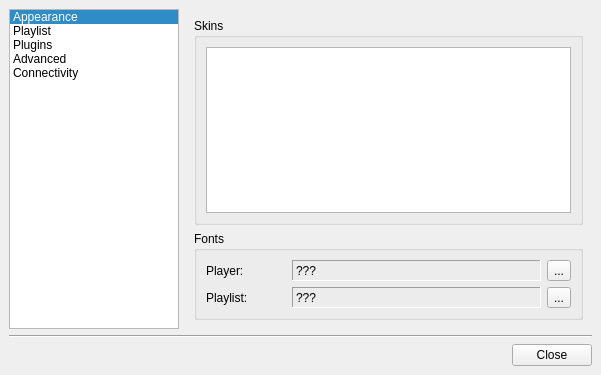
<ui version="4.0" >
 <class>ConfigDialog</class>
 <widget class="QDialog" name="ConfigDialog" >
  <property name="geometry" >
   <rect>
    <x>0</x>
    <y>0</y>
    <width>601</width>
    <height>375</height>
   </rect>
  </property>
  <property name="windowTitle" >
   <string>Qmmp Settings</string>
  </property>
  <layout class="QVBoxLayout" >
   <property name="spacing" >
    <number>6</number>
   </property>
   <property name="leftMargin" >
    <number>9</number>
   </property>
   <property name="topMargin" >
    <number>9</number>
   </property>
   <property name="rightMargin" >
    <number>9</number>
   </property>
   <property name="bottomMargin" >
    <number>9</number>
   </property>
   <item>
    <layout class="QHBoxLayout" >
     <property name="spacing" >
      <number>6</number>
     </property>
     <property name="leftMargin" >
      <number>0</number>
     </property>
     <property name="topMargin" >
      <number>0</number>
     </property>
     <property name="rightMargin" >
      <number>0</number>
     </property>
     <property name="bottomMargin" >
      <number>0</number>
     </property>
     <item>
      <widget class="QListWidget" name="contentsWidget" >
       <property name="sizePolicy" >
        <sizepolicy vsizetype="Expanding" hsizetype="Expanding" >
         <horstretch>0</horstretch>
         <verstretch>0</verstretch>
        </sizepolicy>
       </property>
       <property name="maximumSize" >
        <size>
         <width>170</width>
         <height>16777215</height>
        </size>
       </property>
       <property name="iconSize" >
        <size>
         <width>38</width>
         <height>38</height>
        </size>
       </property>
       <property name="movement" >
        <enum>QListView::Static</enum>
       </property>
       <property name="flow" >
        <enum>QListView::TopToBottom</enum>
       </property>
       <property name="isWrapping" stdset="0" >
        <bool>false</bool>
       </property>
       <property name="resizeMode" >
        <enum>QListView::Adjust</enum>
       </property>
       <property name="viewMode" >
        <enum>QListView::ListMode</enum>
       </property>
       <property name="uniformItemSizes" >
        <bool>false</bool>
       </property>
       <property name="batchSize" >
        <number>100</number>
       </property>
       <property name="wordWrap" >
        <bool>false</bool>
       </property>
       <property name="currentRow" >
        <number>0</number>
       </property>
       <item>
        <property name="text" >
         <string>Appearance</string>
        </property>
        <property name="icon" >
         <iconset resource="images/images.qrc" >:/interface.png</iconset>
        </property>
       </item>
       <item>
        <property name="text" >
         <string>Playlist</string>
        </property>
        <property name="icon" >
         <iconset resource="images/images.qrc" >:/playlist.png</iconset>
        </property>
       </item>
       <item>
        <property name="text" >
         <string>Plugins</string>
        </property>
        <property name="icon" >
         <iconset resource="images/images.qrc" >:/plugins.png</iconset>
        </property>
       </item>
       <item>
        <property name="text" >
         <string>Advanced</string>
        </property>
        <property name="icon" >
         <iconset resource="images/images.qrc" >:/advanced.png</iconset>
        </property>
       </item>
       <item>
        <property name="text" >
         <string>Connectivity</string>
        </property>
       </item>
      </widget>
     </item>
     <item>
      <widget class="QStackedWidget" name="stackedWidget" >
       <property name="sizePolicy" >
        <sizepolicy vsizetype="Preferred" hsizetype="Preferred" >
         <horstretch>0</horstretch>
         <verstretch>0</verstretch>
        </sizepolicy>
       </property>
       <property name="frameShadow" >
        <enum>QFrame::Raised</enum>
       </property>
       <property name="currentIndex" >
        <number>0</number>
       </property>
       <widget class="QWidget" name="widget1" >
        <layout class="QVBoxLayout" >
         <property name="spacing" >
          <number>6</number>
         </property>
         <property name="leftMargin" >
          <number>9</number>
         </property>
         <property name="topMargin" >
          <number>9</number>
         </property>
         <property name="rightMargin" >
          <number>9</number>
         </property>
         <property name="bottomMargin" >
          <number>9</number>
         </property>
         <item>
          <widget class="QGroupBox" name="groupBox" >
           <property name="title" >
            <string>Skins</string>
           </property>
           <layout class="QVBoxLayout" >
            <property name="spacing" >
             <number>6</number>
            </property>
            <property name="leftMargin" >
             <number>9</number>
            </property>
            <property name="topMargin" >
             <number>9</number>
            </property>
            <property name="rightMargin" >
             <number>9</number>
            </property>
            <property name="bottomMargin" >
             <number>9</number>
            </property>
            <item>
             <widget class="QListWidget" name="listWidget" >
              <property name="movement" >
               <enum>QListView::Static</enum>
              </property>
              <property name="flow" >
               <enum>QListView::TopToBottom</enum>
              </property>
              <property name="viewMode" >
               <enum>QListView::ListMode</enum>
              </property>
              <property name="modelColumn" >
               <number>0</number>
              </property>
             </widget>
            </item>
           </layout>
          </widget>
         </item>
         <item>
          <widget class="QGroupBox" name="plGroupBox" >
           <property name="title" >
            <string>Fonts</string>
           </property>
           <layout class="QGridLayout" >
            <property name="leftMargin" >
             <number>9</number>
            </property>
            <property name="topMargin" >
             <number>9</number>
            </property>
            <property name="rightMargin" >
             <number>9</number>
            </property>
            <property name="bottomMargin" >
             <number>9</number>
            </property>
            <property name="horizontalSpacing" >
             <number>6</number>
            </property>
            <property name="verticalSpacing" >
             <number>6</number>
            </property>
            <item row="0" column="0" >
             <widget class="QLabel" name="label" >
              <property name="maximumSize" >
               <size>
                <width>80</width>
                <height>16777215</height>
               </size>
              </property>
              <property name="text" >
               <string>Player:</string>
              </property>
              <property name="alignment" >
               <set>Qt::AlignLeading|Qt::AlignLeft|Qt::AlignVCenter</set>
              </property>
             </widget>
            </item>
            <item row="1" column="0" >
             <widget class="QLabel" name="label_2" >
              <property name="maximumSize" >
               <size>
                <width>80</width>
                <height>16777215</height>
               </size>
              </property>
              <property name="text" >
               <string>Playlist:</string>
              </property>
              <property name="alignment" >
               <set>Qt::AlignLeading|Qt::AlignLeft|Qt::AlignVCenter</set>
              </property>
             </widget>
            </item>
            <item row="1" column="1" >
             <widget class="QLabel" name="plFontLabel" >
              <property name="frameShape" >
               <enum>QFrame::Panel</enum>
              </property>
              <property name="frameShadow" >
               <enum>QFrame::Sunken</enum>
              </property>
              <property name="text" >
               <string>???</string>
              </property>
             </widget>
            </item>
            <item row="1" column="2" >
             <widget class="QToolButton" name="plFontButton" >
              <property name="text" >
               <string>...</string>
              </property>
             </widget>
            </item>
            <item row="0" column="1" >
             <widget class="QLabel" name="mainFontLabel" >
              <property name="frameShape" >
               <enum>QFrame::Panel</enum>
              </property>
              <property name="frameShadow" >
               <enum>QFrame::Sunken</enum>
              </property>
              <property name="text" >
               <string>???</string>
              </property>
             </widget>
            </item>
            <item row="0" column="2" >
             <widget class="QToolButton" name="mainFontButton" >
              <property name="text" >
               <string>...</string>
              </property>
             </widget>
            </item>
           </layout>
          </widget>
         </item>
        </layout>
       </widget>
       <widget class="QWidget" name="page" >
        <layout class="QGridLayout" >
         <property name="leftMargin" >
          <number>9</number>
         </property>
         <property name="topMargin" >
          <number>9</number>
         </property>
         <property name="rightMargin" >
          <number>9</number>
         </property>
         <property name="bottomMargin" >
          <number>9</number>
         </property>
         <property name="horizontalSpacing" >
          <number>6</number>
         </property>
         <property name="verticalSpacing" >
          <number>6</number>
         </property>
         <item row="0" column="0" >
          <widget class="QGroupBox" name="groupBox_3" >
           <property name="title" >
            <string>Metadata</string>
           </property>
           <layout class="QGridLayout" >
            <property name="leftMargin" >
             <number>9</number>
            </property>
            <property name="topMargin" >
             <number>9</number>
            </property>
            <property name="rightMargin" >
             <number>9</number>
            </property>
            <property name="bottomMargin" >
             <number>9</number>
            </property>
            <property name="horizontalSpacing" >
             <number>6</number>
            </property>
            <property name="verticalSpacing" >
             <number>6</number>
            </property>
            <item row="0" column="0" >
             <widget class="QCheckBox" name="metadataCheckBox" >
              <property name="text" >
               <string>Load metadata from files</string>
              </property>
             </widget>
            </item>
           </layout>
          </widget>
         </item>
         <item row="1" column="0" >
          <widget class="QGroupBox" name="groupBox_2" >
           <property name="title" >
            <string>Song Display</string>
           </property>
           <layout class="QHBoxLayout" >
            <property name="spacing" >
             <number>6</number>
            </property>
            <property name="leftMargin" >
             <number>9</number>
            </property>
            <property name="topMargin" >
             <number>9</number>
            </property>
            <property name="rightMargin" >
             <number>9</number>
            </property>
            <property name="bottomMargin" >
             <number>9</number>
            </property>
            <item>
             <widget class="QLabel" name="label_4" >
              <property name="text" >
               <string>Title format:</string>
              </property>
              <property name="alignment" >
               <set>Qt::AlignRight|Qt::AlignTrailing|Qt::AlignVCenter</set>
              </property>
             </widget>
            </item>
            <item>
             <widget class="QLineEdit" name="formatLineEdit" />
            </item>
            <item>
             <widget class="QToolButton" name="titleButton" >
              <property name="text" >
               <string>...</string>
              </property>
             </widget>
            </item>
           </layout>
          </widget>
         </item>
         <item row="2" column="0" >
          <spacer>
           <property name="orientation" >
            <enum>Qt::Vertical</enum>
           </property>
           <property name="sizeHint" >
            <size>
             <width>20</width>
             <height>121</height>
            </size>
           </property>
          </spacer>
         </item>
        </layout>
       </widget>
       <widget class="QWidget" name="widget" >
        <layout class="QGridLayout" >
         <property name="leftMargin" >
          <number>9</number>
         </property>
         <property name="topMargin" >
          <number>9</number>
         </property>
         <property name="rightMargin" >
          <number>9</number>
         </property>
         <property name="bottomMargin" >
          <number>9</number>
         </property>
         <property name="horizontalSpacing" >
          <number>6</number>
         </property>
         <property name="verticalSpacing" >
          <number>6</number>
         </property>
         <item row="1" column="0" >
          <widget class="QPushButton" name="preferencesButton" >
           <property name="text" >
            <string>Preferences</string>
           </property>
          </widget>
         </item>
         <item row="1" column="1" >
          <widget class="QPushButton" name="informationButton" >
           <property name="text" >
            <string>Information</string>
           </property>
          </widget>
         </item>
         <item row="1" column="2" >
          <spacer>
           <property name="orientation" >
            <enum>Qt::Horizontal</enum>
           </property>
           <property name="sizeHint" >
            <size>
             <width>101</width>
             <height>20</height>
            </size>
           </property>
          </spacer>
         </item>
         <item row="0" column="0" colspan="3" >
          <widget class="QTabWidget" name="pluginsTab" >
           <property name="tabPosition" >
            <enum>QTabWidget::North</enum>
           </property>
           <property name="tabShape" >
            <enum>QTabWidget::Rounded</enum>
           </property>
           <property name="currentIndex" >
            <number>0</number>
           </property>
           <widget class="QWidget" name="Input" >
            <attribute name="title" >
             <string>Input</string>
            </attribute>
            <layout class="QHBoxLayout" >
             <property name="spacing" >
              <number>6</number>
             </property>
             <property name="leftMargin" >
              <number>9</number>
             </property>
             <property name="topMargin" >
              <number>9</number>
             </property>
             <property name="rightMargin" >
              <number>9</number>
             </property>
             <property name="bottomMargin" >
              <number>9</number>
             </property>
             <item>
              <widget class="QTableWidget" name="inputPluginTable" >
               <property name="selectionMode" >
                <enum>QAbstractItemView::SingleSelection</enum>
               </property>
               <property name="selectionBehavior" >
                <enum>QAbstractItemView::SelectRows</enum>
               </property>
               <property name="rowCount" >
                <number>0</number>
               </property>
               <property name="columnCount" >
                <number>0</number>
               </property>
              </widget>
             </item>
            </layout>
           </widget>
           <widget class="QWidget" name="Output" >
            <attribute name="title" >
             <string>Output</string>
            </attribute>
            <layout class="QHBoxLayout" >
             <property name="spacing" >
              <number>6</number>
             </property>
             <property name="leftMargin" >
              <number>9</number>
             </property>
             <property name="topMargin" >
              <number>9</number>
             </property>
             <property name="rightMargin" >
              <number>9</number>
             </property>
             <property name="bottomMargin" >
              <number>9</number>
             </property>
             <item>
              <widget class="QTableWidget" name="outputPluginTable" >
               <property name="selectionMode" >
                <enum>QAbstractItemView::SingleSelection</enum>
               </property>
               <property name="selectionBehavior" >
                <enum>QAbstractItemView::SelectRows</enum>
               </property>
              </widget>
             </item>
            </layout>
           </widget>
           <widget class="QWidget" name="tab" >
            <attribute name="title" >
             <string>Visualization</string>
            </attribute>
            <layout class="QHBoxLayout" >
             <item>
              <widget class="QTableWidget" name="visualPluginTable" >
               <property name="selectionMode" >
                <enum>QAbstractItemView::SingleSelection</enum>
               </property>
               <property name="selectionBehavior" >
                <enum>QAbstractItemView::SelectRows</enum>
               </property>
              </widget>
             </item>
            </layout>
           </widget>
           <widget class="QWidget" name="tab_2" >
            <attribute name="title" >
             <string>Effects</string>
            </attribute>
            <layout class="QVBoxLayout" >
             <item>
              <widget class="QTableWidget" name="effectPluginTable" >
               <property name="selectionBehavior" >
                <enum>QAbstractItemView::SelectRows</enum>
               </property>
              </widget>
             </item>
            </layout>
           </widget>
           <widget class="QWidget" name="fileDialogTab" >
            <attribute name="title" >
             <string>File Dialog</string>
            </attribute>
            <layout class="QVBoxLayout" >
             <property name="spacing" >
              <number>6</number>
             </property>
             <property name="leftMargin" >
              <number>9</number>
             </property>
             <property name="topMargin" >
              <number>9</number>
             </property>
             <property name="rightMargin" >
              <number>9</number>
             </property>
             <property name="bottomMargin" >
              <number>9</number>
             </property>
             <item>
              <layout class="QHBoxLayout" >
               <property name="spacing" >
                <number>6</number>
               </property>
               <property name="leftMargin" >
                <number>0</number>
               </property>
               <property name="topMargin" >
                <number>0</number>
               </property>
               <property name="rightMargin" >
                <number>0</number>
               </property>
               <property name="bottomMargin" >
                <number>0</number>
               </property>
               <item>
                <widget class="QComboBox" name="fileDialogComboBox" />
               </item>
               <item>
                <spacer>
                 <property name="orientation" >
                  <enum>Qt::Horizontal</enum>
                 </property>
                 <property name="sizeHint" >
                  <size>
                   <width>40</width>
                   <height>20</height>
                  </size>
                 </property>
                </spacer>
               </item>
              </layout>
             </item>
             <item>
              <spacer>
               <property name="orientation" >
                <enum>Qt::Vertical</enum>
               </property>
               <property name="sizeHint" >
                <size>
                 <width>20</width>
                 <height>40</height>
                </size>
               </property>
              </spacer>
             </item>
            </layout>
           </widget>
          </widget>
         </item>
        </layout>
       </widget>
       <widget class="QWidget" name="page_2" >
        <layout class="QVBoxLayout" >
         <property name="spacing" >
          <number>6</number>
         </property>
         <property name="leftMargin" >
          <number>9</number>
         </property>
         <property name="topMargin" >
          <number>9</number>
         </property>
         <property name="rightMargin" >
          <number>9</number>
         </property>
         <property name="bottomMargin" >
          <number>9</number>
         </property>
         <item>
          <widget class="QGroupBox" name="groupBox_4" >
           <property name="title" >
            <string>Tray Icon</string>
           </property>
           <layout class="QGridLayout" >
            <property name="leftMargin" >
             <number>9</number>
            </property>
            <property name="topMargin" >
             <number>9</number>
            </property>
            <property name="rightMargin" >
             <number>9</number>
            </property>
            <property name="bottomMargin" >
             <number>9</number>
            </property>
            <property name="horizontalSpacing" >
             <number>6</number>
            </property>
            <property name="verticalSpacing" >
             <number>6</number>
            </property>
            <item row="2" column="0" >
             <widget class="QCheckBox" name="toolTipCheckBox" >
              <property name="text" >
               <string>Show tooltip</string>
              </property>
             </widget>
            </item>
            <item row="1" column="0" >
             <widget class="QCheckBox" name="messageCheckBox" >
              <property name="text" >
               <string>Show message</string>
              </property>
             </widget>
            </item>
            <item row="3" column="1" >
             <widget class="QSpinBox" name="messageDelaySpinBox" >
              <property name="minimum" >
               <number>100</number>
              </property>
              <property name="maximum" >
               <number>10000</number>
              </property>
              <property name="singleStep" >
               <number>100</number>
              </property>
              <property name="value" >
               <number>1000</number>
              </property>
             </widget>
            </item>
            <item row="3" column="0" >
             <widget class="QLabel" name="label_3" >
              <property name="text" >
               <string>Message delay, ms:</string>
              </property>
              <property name="alignment" >
               <set>Qt::AlignRight|Qt::AlignTrailing|Qt::AlignVCenter</set>
              </property>
             </widget>
            </item>
            <item row="0" column="0" colspan="2" >
             <widget class="QCheckBox" name="trayCheckBox" >
              <property name="text" >
               <string>Show tray icon</string>
              </property>
             </widget>
            </item>
           </layout>
          </widget>
         </item>
         <item>
          <widget class="QGroupBox" name="closeGroupBox" >
           <property name="title" >
            <string>Action On Close</string>
           </property>
           <layout class="QVBoxLayout" >
            <property name="spacing" >
             <number>6</number>
            </property>
            <property name="leftMargin" >
             <number>9</number>
            </property>
            <property name="topMargin" >
             <number>9</number>
            </property>
            <property name="rightMargin" >
             <number>9</number>
            </property>
            <property name="bottomMargin" >
             <number>9</number>
            </property>
            <item>
             <widget class="QRadioButton" name="hideToTrayRadioButton" >
              <property name="text" >
               <string>Hide to tray</string>
              </property>
             </widget>
            </item>
            <item>
             <widget class="QRadioButton" name="quitRadioButton" >
              <property name="text" >
               <string>Quit</string>
              </property>
              <property name="checked" >
               <bool>true</bool>
              </property>
             </widget>
            </item>
           </layout>
          </widget>
         </item>
         <item>
          <spacer>
           <property name="orientation" >
            <enum>Qt::Vertical</enum>
           </property>
           <property name="sizeHint" >
            <size>
             <width>20</width>
             <height>40</height>
            </size>
           </property>
          </spacer>
         </item>
        </layout>
       </widget>
       <widget class="QWidget" name="network" >
        <layout class="QVBoxLayout" >
         <item>
          <widget class="QGroupBox" name="groupBox_5" >
           <property name="title" >
            <string>Proxy</string>
           </property>
           <property name="flat" >
            <bool>false</bool>
           </property>
           <property name="checkable" >
            <bool>false</bool>
           </property>
           <layout class="QGridLayout" >
            <item row="0" column="0" colspan="2" >
             <widget class="QCheckBox" name="enableProxyCheckBox" >
              <property name="text" >
               <string>Enable proxy usage</string>
              </property>
             </widget>
            </item>
            <item row="1" column="0" >
             <widget class="QLabel" name="label_5" >
              <property name="text" >
               <string>Proxy host name:</string>
              </property>
              <property name="alignment" >
               <set>Qt::AlignRight|Qt::AlignTrailing|Qt::AlignVCenter</set>
              </property>
             </widget>
            </item>
            <item row="1" column="1" >
             <widget class="QLineEdit" name="hostLineEdit" />
            </item>
            <item row="2" column="0" >
             <widget class="QLabel" name="label_6" >
              <property name="text" >
               <string>Proxy port:</string>
              </property>
              <property name="alignment" >
               <set>Qt::AlignRight|Qt::AlignTrailing|Qt::AlignVCenter</set>
              </property>
             </widget>
            </item>
            <item row="2" column="1" >
             <widget class="QLineEdit" name="portLineEdit" />
            </item>
            <item row="3" column="0" colspan="2" >
             <widget class="QCheckBox" name="authProxyCheckBox" >
              <property name="text" >
               <string>Use authentication with proxy</string>
              </property>
             </widget>
            </item>
            <item row="4" column="0" >
             <widget class="QLabel" name="label_7" >
              <property name="text" >
               <string>Proxy user name:</string>
              </property>
              <property name="alignment" >
               <set>Qt::AlignRight|Qt::AlignTrailing|Qt::AlignVCenter</set>
              </property>
             </widget>
            </item>
            <item row="4" column="1" >
             <widget class="QLineEdit" name="proxyUserLineEdit" />
            </item>
            <item row="5" column="0" >
             <widget class="QLabel" name="label_8" >
              <property name="text" >
               <string>Proxy password:</string>
              </property>
              <property name="alignment" >
               <set>Qt::AlignRight|Qt::AlignTrailing|Qt::AlignVCenter</set>
              </property>
             </widget>
            </item>
            <item row="5" column="1" >
             <widget class="QLineEdit" name="proxyPasswLineEdit" >
              <property name="echoMode" >
               <enum>QLineEdit::Password</enum>
              </property>
             </widget>
            </item>
           </layout>
          </widget>
         </item>
         <item>
          <spacer>
           <property name="orientation" >
            <enum>Qt::Vertical</enum>
           </property>
           <property name="sizeHint" >
            <size>
             <width>20</width>
             <height>40</height>
            </size>
           </property>
          </spacer>
         </item>
        </layout>
       </widget>
      </widget>
     </item>
    </layout>
   </item>
   <item>
    <widget class="Line" name="line" >
     <property name="orientation" >
      <enum>Qt::Horizontal</enum>
     </property>
    </widget>
   </item>
   <item>
    <layout class="QHBoxLayout" >
     <property name="spacing" >
      <number>6</number>
     </property>
     <property name="leftMargin" >
      <number>0</number>
     </property>
     <property name="topMargin" >
      <number>0</number>
     </property>
     <property name="rightMargin" >
      <number>0</number>
     </property>
     <property name="bottomMargin" >
      <number>0</number>
     </property>
     <item>
      <spacer>
       <property name="orientation" >
        <enum>Qt::Horizontal</enum>
       </property>
       <property name="sizeHint" >
        <size>
         <width>341</width>
         <height>20</height>
        </size>
       </property>
      </spacer>
     </item>
     <item>
      <widget class="QPushButton" name="closeButton" >
       <property name="text" >
        <string>Close</string>
       </property>
      </widget>
     </item>
    </layout>
   </item>
  </layout>
 </widget>
 <resources>
  <include location="images/images.qrc" />
 </resources>
 <connections>
  <connection>
   <sender>closeButton</sender>
   <signal>clicked()</signal>
   <receiver>ConfigDialog</receiver>
   <slot>accept()</slot>
   <hints>
    <hint type="sourcelabel" >
     <x>590</x>
     <y>364</y>
    </hint>
    <hint type="destinationlabel" >
     <x>316</x>
     <y>340</y>
    </hint>
   </hints>
  </connection>
  <connection>
   <sender>trayCheckBox</sender>
   <signal>toggled(bool)</signal>
   <receiver>toolTipCheckBox</receiver>
   <slot>setEnabled(bool)</slot>
   <hints>
    <hint type="sourcelabel" >
     <x>550</x>
     <y>64</y>
    </hint>
    <hint type="destinationlabel" >
     <x>383</x>
     <y>118</y>
    </hint>
   </hints>
  </connection>
  <connection>
   <sender>trayCheckBox</sender>
   <signal>toggled(bool)</signal>
   <receiver>messageDelaySpinBox</receiver>
   <slot>setEnabled(bool)</slot>
   <hints>
    <hint type="sourcelabel" >
     <x>208</x>
     <y>55</y>
    </hint>
    <hint type="destinationlabel" >
     <x>469</x>
     <y>148</y>
    </hint>
   </hints>
  </connection>
  <connection>
   <sender>trayCheckBox</sender>
   <signal>toggled(bool)</signal>
   <receiver>messageCheckBox</receiver>
   <slot>setEnabled(bool)</slot>
   <hints>
    <hint type="sourcelabel" >
     <x>262</x>
     <y>55</y>
    </hint>
    <hint type="destinationlabel" >
     <x>258</x>
     <y>76</y>
    </hint>
   </hints>
  </connection>
  <connection>
   <sender>messageCheckBox</sender>
   <signal>toggled(bool)</signal>
   <receiver>messageDelaySpinBox</receiver>
   <slot>setEnabled(bool)</slot>
   <hints>
    <hint type="sourcelabel" >
     <x>307</x>
     <y>82</y>
    </hint>
    <hint type="destinationlabel" >
     <x>469</x>
     <y>148</y>
    </hint>
   </hints>
  </connection>
  <connection>
   <sender>trayCheckBox</sender>
   <signal>clicked(bool)</signal>
   <receiver>closeGroupBox</receiver>
   <slot>setEnabled(bool)</slot>
   <hints>
    <hint type="sourcelabel" >
     <x>376</x>
     <y>56</y>
    </hint>
    <hint type="destinationlabel" >
     <x>436</x>
     <y>175</y>
    </hint>
   </hints>
  </connection>
  <connection>
   <sender>enableProxyCheckBox</sender>
   <signal>toggled(bool)</signal>
   <receiver>hostLineEdit</receiver>
   <slot>setEnabled(bool)</slot>
   <hints>
    <hint type="sourcelabel" >
     <x>305</x>
     <y>52</y>
    </hint>
    <hint type="destinationlabel" >
     <x>424</x>
     <y>82</y>
    </hint>
   </hints>
  </connection>
  <connection>
   <sender>enableProxyCheckBox</sender>
   <signal>toggled(bool)</signal>
   <receiver>portLineEdit</receiver>
   <slot>setEnabled(bool)</slot>
   <hints>
    <hint type="sourcelabel" >
     <x>506</x>
     <y>56</y>
    </hint>
    <hint type="destinationlabel" >
     <x>506</x>
     <y>116</y>
    </hint>
   </hints>
  </connection>
  <connection>
   <sender>authProxyCheckBox</sender>
   <signal>toggled(bool)</signal>
   <receiver>proxyUserLineEdit</receiver>
   <slot>setEnabled(bool)</slot>
   <hints>
    <hint type="sourcelabel" >
     <x>318</x>
     <y>142</y>
    </hint>
    <hint type="destinationlabel" >
     <x>326</x>
     <y>163</y>
    </hint>
   </hints>
  </connection>
  <connection>
   <sender>authProxyCheckBox</sender>
   <signal>toggled(bool)</signal>
   <receiver>proxyPasswLineEdit</receiver>
   <slot>setEnabled(bool)</slot>
   <hints>
    <hint type="sourcelabel" >
     <x>264</x>
     <y>138</y>
    </hint>
    <hint type="destinationlabel" >
     <x>334</x>
     <y>204</y>
    </hint>
   </hints>
  </connection>
 </connections>
</ui>
